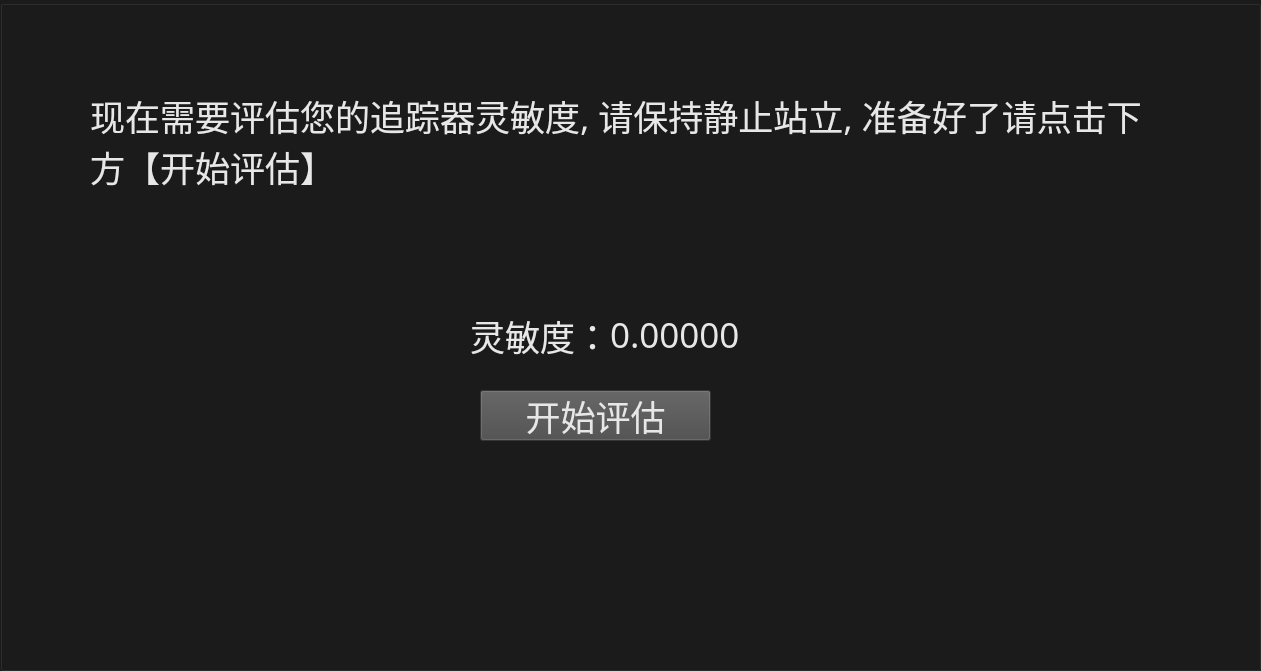
  <widget class="QGroupBox" name="groupBox_4">
   <property name="geometry">
    <rect>
     <x>-10</x>
     <y>900</y>
     <width>1261</width>
     <height>671</height>
    </rect>
   </property>
   <property name="styleSheet">
    <string notr="true">background-color:rgb(27, 27, 27);</string>
   </property>
   <property name="title">
    <string/>
   </property>
   <widget class="QLabel" name="label_30">
    <property name="geometry">
     <rect>
      <x>90</x>
      <y>90</y>
      <width>1071</width>
      <height>121</height>
     </rect>
    </property>
    <property name="font">
     <font>
      <family>Agency FB</family>
      <pointsize>26</pointsize>
     </font>
    </property>
    <property name="styleSheet">
     <string notr="true">background-color:rgb(27, 27, 27);
color:rgb(231, 231, 231);</string>
    </property>
    <property name="text">
     <string>现在需要评估您的追踪器灵敏度, 请保持静止站立, 准备好了请点击下方【开始评估】</string>
    </property>
    <property name="alignment">
     <set>Qt::AlignLeading|Qt::AlignLeft|Qt::AlignTop</set>
    </property>
    <property name="wordWrap">
     <bool>true</bool>
    </property>
   </widget>
   <widget class="QPushButton" name="pushButton_7">
    <property name="geometry">
     <rect>
      <x>980</x>
      <y>900</y>
      <width>231</width>
      <height>51</height>
     </rect>
    </property>
    <property name="font">
     <font>
      <family>Agency FB</family>
      <pointsize>26</pointsize>
     </font>
    </property>
    <property name="styleSheet">
     <string notr="true">background-color:rgb(74, 74, 74);
color:rgb(231, 231, 231);</string>
    </property>
    <property name="text">
     <string>完成</string>
    </property>
   </widget>
   <widget class="QLabel" name="label_31">
    <property name="geometry">
     <rect>
      <x>470</x>
      <y>310</y>
      <width>141</width>
      <height>61</height>
     </rect>
    </property>
    <property name="font">
     <font>
      <family>Agency FB</family>
      <pointsize>26</pointsize>
     </font>
    </property>
    <property name="styleSheet">
     <string notr="true">background-color:rgb(27, 27, 27);
color:rgb(231, 231, 231);</string>
    </property>
    <property name="text">
     <string>灵敏度：</string>
    </property>
    <property name="alignment">
     <set>Qt::AlignLeading|Qt::AlignLeft|Qt::AlignTop</set>
    </property>
    <property name="wordWrap">
     <bool>true</bool>
    </property>
   </widget>
   <widget class="QLabel" name="label_32">
    <property name="geometry">
     <rect>
      <x>610</x>
      <y>310</y>
      <width>151</width>
      <height>61</height>
     </rect>
    </property>
    <property name="font">
     <font>
      <family>Agency FB</family>
      <pointsize>26</pointsize>
     </font>
    </property>
    <property name="styleSheet">
     <string notr="true">background-color:rgb(27, 27, 27);
color:rgb(231, 231, 231);</string>
    </property>
    <property name="text">
     <string>0.00000</string>
    </property>
    <property name="alignment">
     <set>Qt::AlignLeading|Qt::AlignLeft|Qt::AlignTop</set>
    </property>
    <property name="wordWrap">
     <bool>true</bool>
    </property>
   </widget>
   <widget class="QPushButton" name="pushButton_8">
    <property name="geometry">
     <rect>
      <x>480</x>
      <y>390</y>
      <width>231</width>
      <height>51</height>
     </rect>
    </property>
    <property name="font">
     <font>
      <family>Agency FB</family>
      <pointsize>26</pointsize>
     </font>
    </property>
    <property name="styleSheet">
     <string notr="true">background-color:rgb(74, 74, 74);
color:rgb(231, 231, 231);</string>
    </property>
    <property name="text">
     <string>开始评估</string>
    </property>
   </widget>
  </widget>
